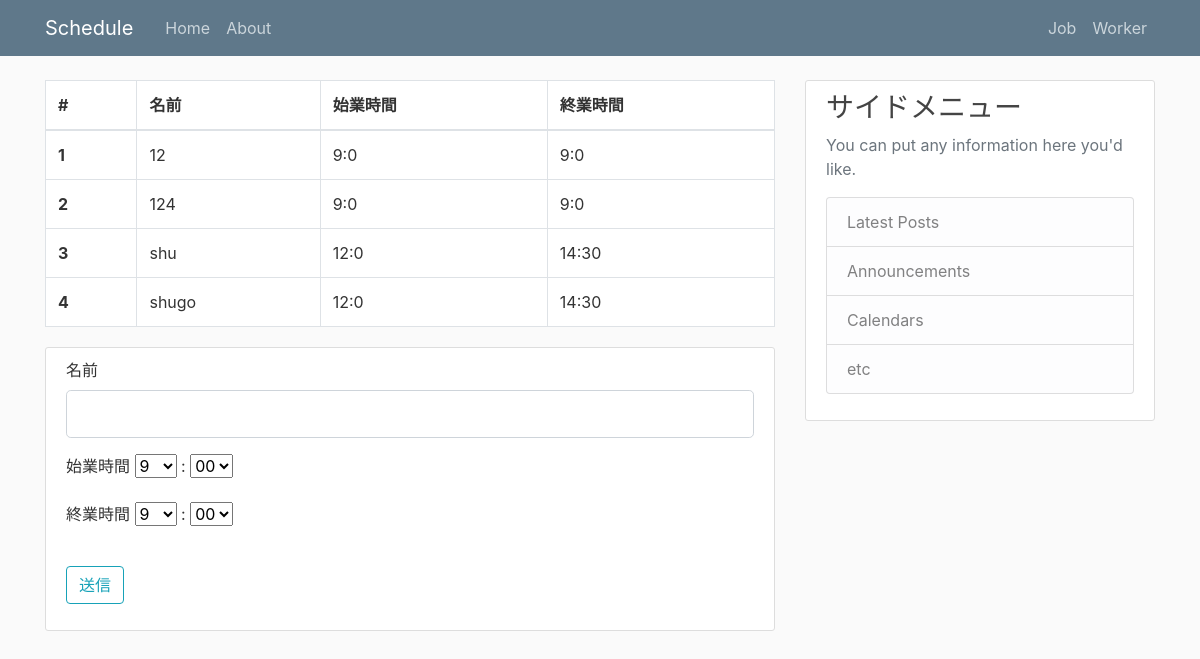
Page /worker on the committed database.
### flask_schedule/models.py (models this page shows, shortened)
class Worker(db.Model):
  id = db.Column(db.Integer, primary_key=True)
  workername = db.Column(db.String(20), unique=True, nullable=False)
  starttime = db.Column(db.String(10))
  endtime = db.Column(db.String(10))
  workerweight = db.Column(db.String(3))

### flask_schedule/routes.py (the view, shortened to what this page needs)
@app.route('/worker', methods=['GET', 'POST'])
def worker():
  workers = Worker.query.all()
  form = WorkerForm()
  hour = hourlist
  minutes = minuteslist
  form.starttime_hour.choices = hourlist
  form.starttime_minutes.choices = minuteslist
  form.endtime_hour.choices = hourlist
  form.endtime_minutes.choices = minuteslist
  if request.method == "GET":
    return render_template('worker.html',form=form,workers=workers)

### flask_schedule/forms.py
class WorkerForm(FlaskForm):
  workername = StringField('名前',validators=[DataRequired(), Length(min=2, max=20)])
  starttime_hour = SelectField('始業時間',validators=[DataRequired()])
  starttime_minutes = SelectField(':',validators=[DataRequired()])
  endtime_hour = SelectField('終業時間',validators=[DataRequired()])
  endtime_minutes = SelectField(':',validators=[DataRequired()])
  submit = SubmitField('送信')

### flask_schedule/templates/worker.html (shortened to what this page needs)
{% extends "layout.html" %}
{% block content %}
  <table class="table table-bordered content-section">
    <thead>
      <tr>
        <th scope="col">#</th>
        <th scope="col">名前</th>
        <th scope="col">始業時間</th>
        <th scope="col">終業時間</th>
      </tr>
    </thead>
    <tbody>
      {% for worker in workers %}
      <tr>
        <th scope="row">{{ worker.id }}</th>
        <td>{{ worker.workername }}</td>
        <td>{{ worker.starttime }}</td>
        <td>{{ worker.endtime }}</td>
      </tr>
      {% endfor %}
    </tbody>
  </table>
  <div class="content-section">
    <form method="POST" action="">
      <div class="form-group">
        <fieldset class="form-group">
          <div class="form-group">
            {{ form.workername.label(class="form-control-label")}}
            {{ form.workername(class="form-control form-control-lg") }}
          </div>
          <div class="form-group">
            {{ form.starttime_hour.label()}}
            {{ form.starttime_hour() }}
            {{ form.starttime_minutes.label()}}
            {{ form.starttime_minutes() }}
          </div>
          <div class="form-group">
            {{ form.endtime_hour.label()}}
            {{ form.endtime_hour() }}
            {{ form.endtime_minutes.label()}}
            {{ form.endtime_minutes() }}
          </div>
        </fieldset>
      </div>
      <div class="form-group">
        {{ form.submit(class="btn btn-outline-info") }}
      </div>
    </form>
  </div>
{% endblock %}

### flask_schedule/static/main.css (style rules this page uses)
body { background: #fafafa; color: #333333; margin-top: 5rem; }
.content-section { background: #ffffff; padding: 10px 20px; border: 1px solid #dddddd; border-radius: 3px; margin-bottom: 20px; }

### rows in the picture
Worker: id "1", workername "12", starttime "9:0", endtime "9:0"
Worker: id "2", workername "124", starttime "9:0", endtime "9:0"
Worker: id "3", workername "shu", starttime "12:0", endtime "14:30"
Worker: id "4", workername "shugo", starttime "12:0", endtime "14:30"
